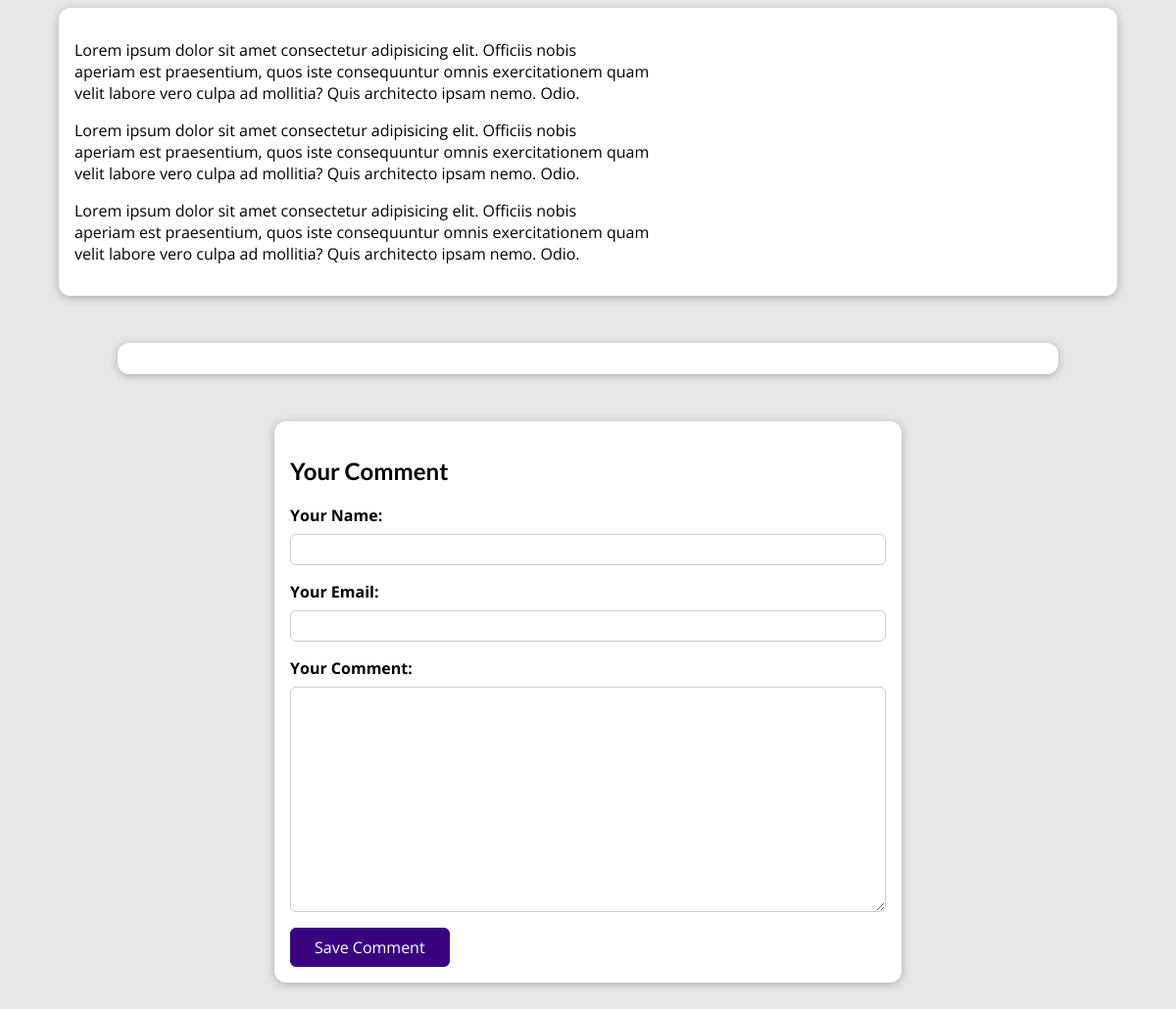
Page /posts/hike-in-the-mountains (lower part) on the earlier database version.
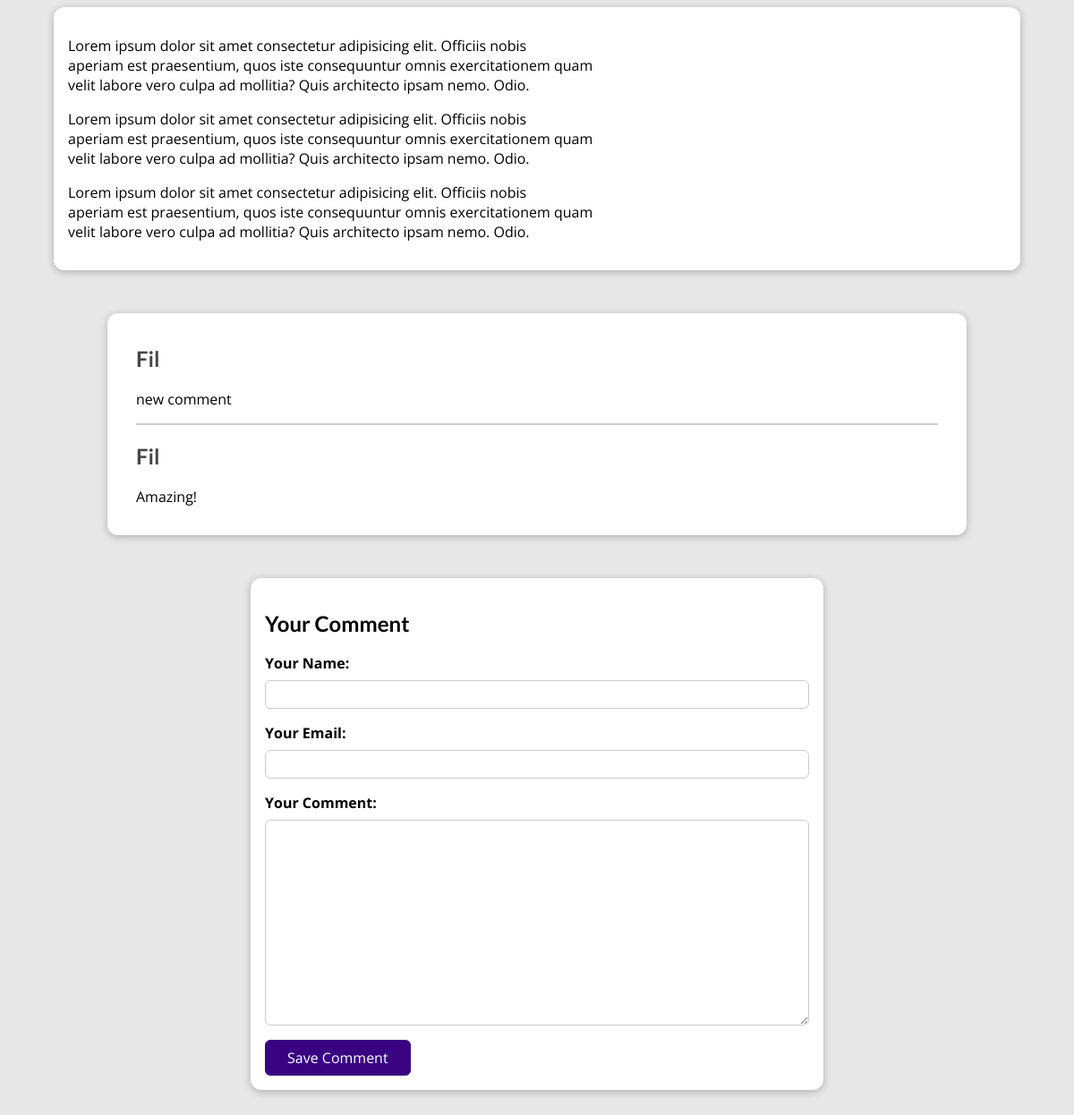
Same page on the later database version.
### blog/models.py (models this page shows)
class Comment(models.Model):
    user_name = models.CharField(max_length=120)
    user_email = models.EmailField()
    text = models.TextField(max_length=400)
    post = models.ForeignKey(Post, on_delete=models.CASCADE, related_name="comments")

### blog/views.py (the view, shortened to what this page needs)
# urls.py: path("posts/<slug:slug>", views.SinglePostView.as_view(), name="post-detail-page"),  # /posts/my-first-post
class SinglePostView(View):
    def is_stored_post(self, request, post_id):
        stored_posts = request.session.get("stored_posts")
        if stored_posts is not None:
            is_saved_for_later = post_id in stored_posts
        else:
            is_saved_for_later = False
        return is_saved_for_later
    def get(self, request, slug):
        post = Post.objects.get(slug=slug)
        context = {
            "post": post,
            "post_tags": post.tags.all(),
            "comment_form": CommentForm(),
            "comments": post.comments.all().order_by("-id"),
            "saved_for_later": self.is_stored_post(request, post.id),
        }
        return render(request, "blog/post-detail.html", context)

### blog/forms.py
class CommentForm(forms.ModelForm):
    class Meta:
        model = Comment
        exclude = ["post"]
        labels = {
            "user_name": "Your Name",
            "user_email": "Your Email",
            "text": "Your Comment",
        }

### blog/models.py (called while the page is built)
    def full_name(self):
        return f"{self.first_name} {self.last_name}"

    def __str__(self):
        return self.full_name()

### blog/templates/blog/post-detail.html (shortened to what this page needs)
{% extends "base.html" %}
{% load static %}
{% block css_files %}
  <link rel="stylesheet" href="{% static "blog/post-detail.css" %}">
{% endblock %}
{% block content %}
  <main>
    {{ post.content|linebreaks }}
  </main>
  <section id="comments">
    <ul>
      {% for comment in comments %}
        <li>
          <h2>{{ comment.user_name }}</h2>
          <p>{{ comment.text|linebreaks }}</p>
        </li>
      {% endfor %}
    </ul>
  </section>
  <section id="comment-form">
    <h2>Your Comment</h2>
    <form action="{% url "post-detail-page" post.slug %}" method="POST">
      {% for form_field in comment_form %}
        <div class="form-control {% if form_field.errors %}invalid{% endif %}">
          {{ form_field.label_tag }}
          {{ form_field }}
        </div>
      {% endfor %}
      <button>Save Comment</button>
    </form>
  </section>
{% endblock %}

Differences in the rows shown:
added Comment: user_name "Fil", text "new comment"
added Comment: user_name "Fil", text "Amazing!"
